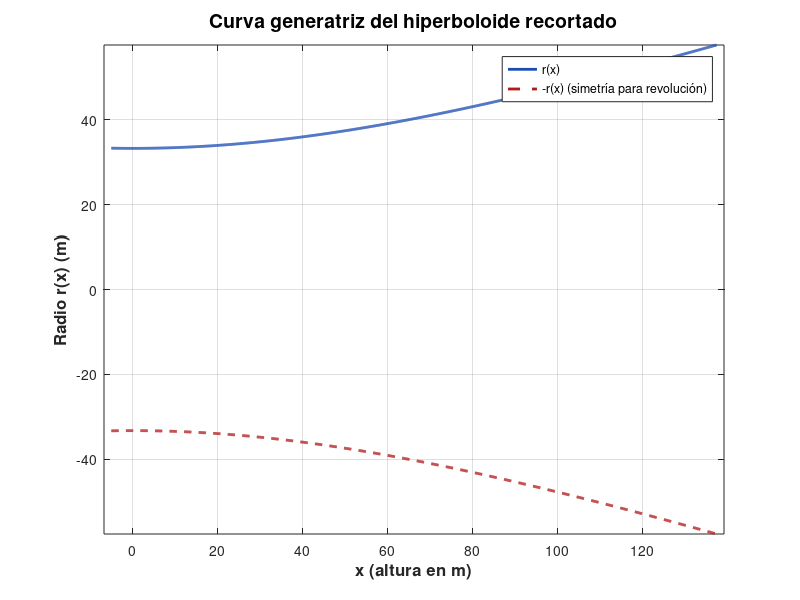

MATLAB code to generate this figure:
% ===== Curva generatriz de la torre de enfriamiento =====
clc; clear; close all;

% === Parámetros reales ===
a = 33.23;      % radio mínimo en m
c = 97.2;       % parámetro vertical

% === Rango según el corte original: desde x = -5 a x = 137.5 m ===
x = linspace(-5, 137.5, 1000);
r = a * sqrt(1 + (x.^2) / c^2);  % fórmula del hiperboloide girado
    
% === Gráfica estilizada ===
figure('Color','w', 'Name','Curva Generatriz', 'NumberTitle','off');
plot(x, r, 'Color', [0.1 0.3 0.7], 'LineWidth', 2);
hold on;

% Reflejar la curva para mostrar revolución
plot(x, -r, 'Color', [0.7 0.1 0.1], 'LineWidth', 2, 'LineStyle', '--');

xlabel('x (altura en m)', 'FontSize', 12, 'FontWeight', 'bold');
ylabel('Radio r(x) (m)', 'FontSize', 12, 'FontWeight', 'bold');
title('Curva generatriz del hiperboloide recortado', ...
    'FontSize', 14, 'FontWeight', 'bold');

grid on;
axis equal;
legend('r(x)', '-r(x) (simetría para revolución)', 'Location', 'northeast');
